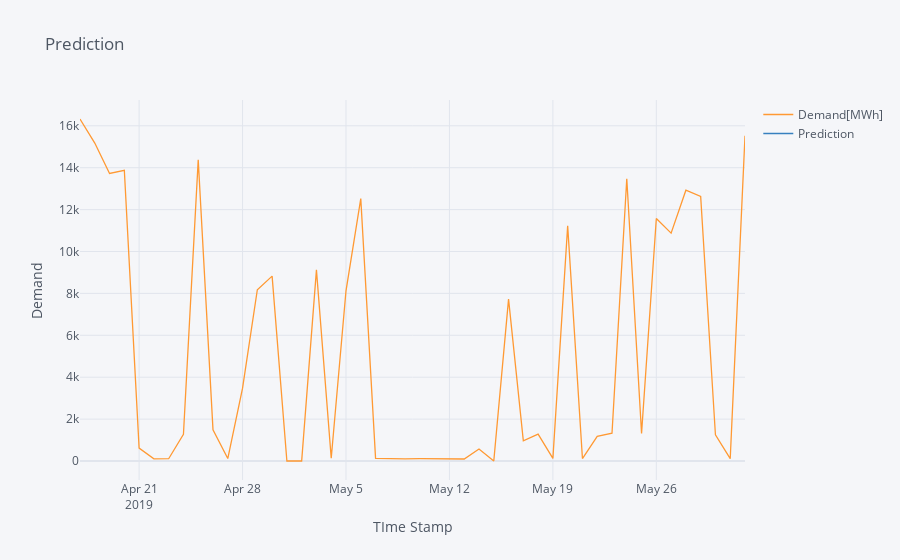

Notebook code for this chart:
### Code cell
# make predictions 
predictions = model_fitted.predict(
    start=len(train_data), 
    end=len(train_data) + len(test_data)-1, 
    dynamic=False)
 

#plot the two values
future_forecast = predictions
future_forecast = pd.DataFrame(future_forecast,index = X[int((len(X)*70)/100):].index,columns=['Prediction'])
pd.concat([X[int((len(X)*70)/100):],future_forecast],axis=1).iplot(title="Prediction",xTitle='TIme Stamp',yTitle='Demand')

### Figure 1 — Plotly figure (JSON) as saved in the notebook; plotly's stock layout.template omitted (floating-point values rounded to 4 significant figures)
{"data": [{"line": {"color": "rgba(255, 153, 51, 1.0)", "dash": "solid", "shape": "linear", "width": 1.3}, "mode": "lines", "name": "Demand[MWh]", "text": "", "type": "scatter", "x": ["2019-04-17", "2019-04-18", "2019-04-19", "2019-04-20", "2019-04-21", "2019-04-22", "2019-04-23", "2019-04-24", "2019-04-25", "2019-04-26", "2019-04-27", "2019-04-28", "2019-04-29", "2019-04-30", "2019-05-01", "2019-05-02", "2019-05-03", "2019-05-04", "2019-05-05", "2019-05-06", "2019-05-07", "2019-05-08", "2019-05-09", "2019-05-10", "2019-05-11", "2019-05-13", "2019-05-14", "2019-05-15", "2019-05-16", "2019-05-17", "2019-05-18", "2019-05-19", "2019-05-20", "2019-05-21", "2019-05-22", "2019-05-23", "2019-05-24", "2019-05-25", "2019-05-26", "2019-05-27", "2019-05-28", "2019-05-29", "2019-05-30", "2019-05-31", "2019-06-01"], "y": [16325, 15175, 13725, 13875, 615, 103, 109, 1275, 14375, 1485, 119, 3475, 8175, 8825, 0, 0, 9125, 134, 8125, 12525, 128, 99, 103, 111, 98, 96, 575, 0, 7725, 965, 1285, 125, 11225, 116, 1175, 1325, 13475, 1315, 11575, 10875, 12925, 12625, 1245, 110, 15525]}, {"line": {"color": "rgba(55, 128, 191, 1.0)", "dash": "solid", "shape": "linear", "width": 1.3}, "mode": "lines", "name": "Prediction", "text": "", "type": "scatter", "x": ["2019-04-17", "2019-04-18", "2019-04-19", "2019-04-20", "2019-04-21", "2019-04-22", "2019-04-23", "2019-04-24", "2019-04-25", "2019-04-26", "2019-04-27", "2019-04-28", "2019-04-29", "2019-04-30", "2019-05-01", "2019-05-02", "2019-05-03", "2019-05-04", "2019-05-05", "2019-05-06", "2019-05-07", "2019-05-08", "2019-05-09", "2019-05-10", "2019-05-11", "2019-05-13", "2019-05-14", "2019-05-15", "2019-05-16", "2019-05-17", "2019-05-18", "2019-05-19", "2019-05-20", "2019-05-21", "2019-05-22", "2019-05-23", "2019-05-24", "2019-05-25", "2019-05-26", "2019-05-27", "2019-05-28", "2019-05-29", "2019-05-30", "2019-05-31", "2019-06-01"], "y": ["", "", "", "", "", "", "", "", "", "", "", "", "", "", "", "", "", "", "", "", "", "", "", "", "", "", "", "", "", "", "", "", "", "", "", "", "", "", "", "", "", "", "", "", ""]}], "layout": {"legend": {"bgcolor": "#F5F6F9", "font": {"color": "#4D5663"}}, "paper_bgcolor": "#F5F6F9", "plot_bgcolor": "#F5F6F9", "title": {"font": {"color": "#4D5663"}, "text": "Prediction"}, "xaxis": {"gridcolor": "#E1E5ED", "showgrid": true, "tickfont": {"color": "#4D5663"}, "title": {"font": {"color": "#4D5663"}, "text": "TIme Stamp"}, "zerolinecolor": "#E1E5ED"}, "yaxis": {"gridcolor": "#E1E5ED", "showgrid": true, "tickfont": {"color": "#4D5663"}, "title": {"font": {"color": "#4D5663"}, "text": "Demand"}, "zerolinecolor": "#E1E5ED"}}}
